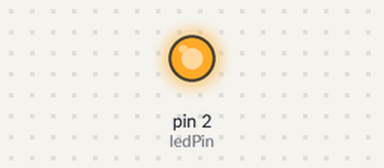
Simulated run of this sketch. Board: Arduino Uno, built with avr-gcc and run on an emulated ATmega328P. Shown: output pins drawn as LEDs (lit = HIGH). What the sketch prints to the serial monitor is not drawn.

Above: at 0.1 s.
At 1.1 s:
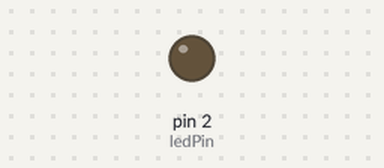
Timing chart, 0 to 2.6 s (numbered marks = the images above):
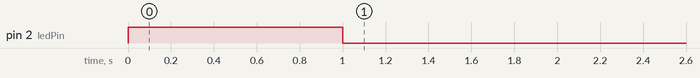

The sketch:

serial_plotter_sweep_sine.ino
```cpp
/* Serial Sweep */

// Open Tools > Serial Plotter [Ctrl + Shift + L] to see the sine wave export by the Arduino/ESP

int ledPin = 2;

void setup() {
  pinMode(ledPin, OUTPUT);
  Serial.begin(115200);
  digitalWrite(ledPin, HIGH);
  delay(1000);
  digitalWrite(ledPin, LOW);
  Serial.println("Sinus Cosinus");
  delay(1000);
}

void loop() {
  for(int i = 0; i < 628; i++) {
    Serial.print((sin(i/100.0)+1)*10);
    Serial.print(" ");
    Serial.println((cos(i/100.0)+1)*10);
    delay(3);
  }
}
```
